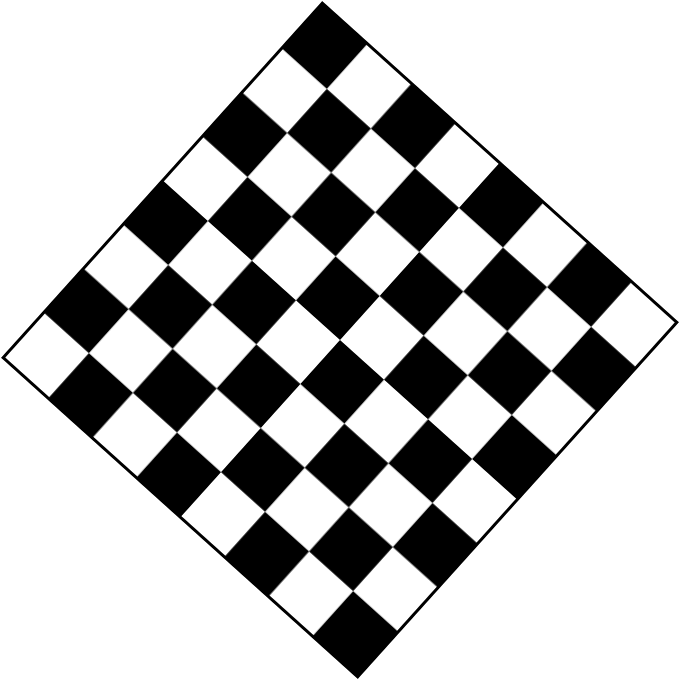
#> input picture tarefa3/imgs/chessboard48.png, 680 x 680 px
$ python 3B.py imgs/chessboard48.png 5   (older library calls are emulated)
#> lines starting #> are read from the running program, lines starting #| are printed output that depends on the picture; after the words box and inside, x2 and y2 are one past the last pixel; in counts of white or black regions, pixels touching at a corner belong together
import cv2
import numpy as np
import sys


if len(sys.argv) < 3:
    print("Uso correto: python 3B.py <imagem> <t>")
    print("Exemplo: python 3B.py imgs/chessboard48.png 100")
    sys.exit(1)

caminho_imagem = sys.argv[1]
t = int(sys.argv[2])  # Limiar da magnitude do gradiente

img = cv2.imread(caminho_imagem, cv2.IMREAD_GRAYSCALE)
#> img is the input picture: shape (680, 680); min 0, max 255, mean 189.9
if img is None:
    print(f"Erro ao carregar a imagem: {caminho_imagem}")
    sys.exit(1)

sobelx = cv2.Sobel(img, cv2.CV_64F, 1, 0, ksize=3) # Calcula a intensidade da variação das cores
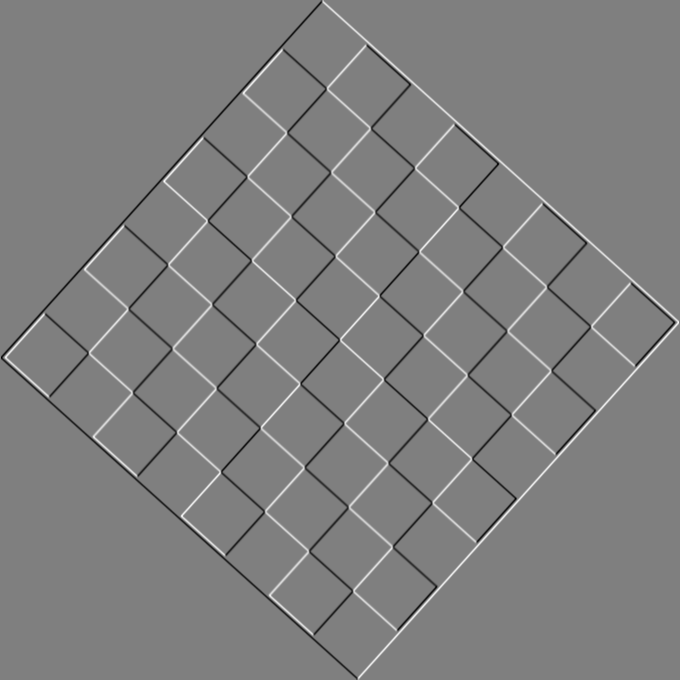
#> sobelx: shape (680, 680) float64; min -966, max 966, mean 0; drawn with min black and max white
sobely = cv2.Sobel(img, cv2.CV_64F, 0, 1, ksize=3)
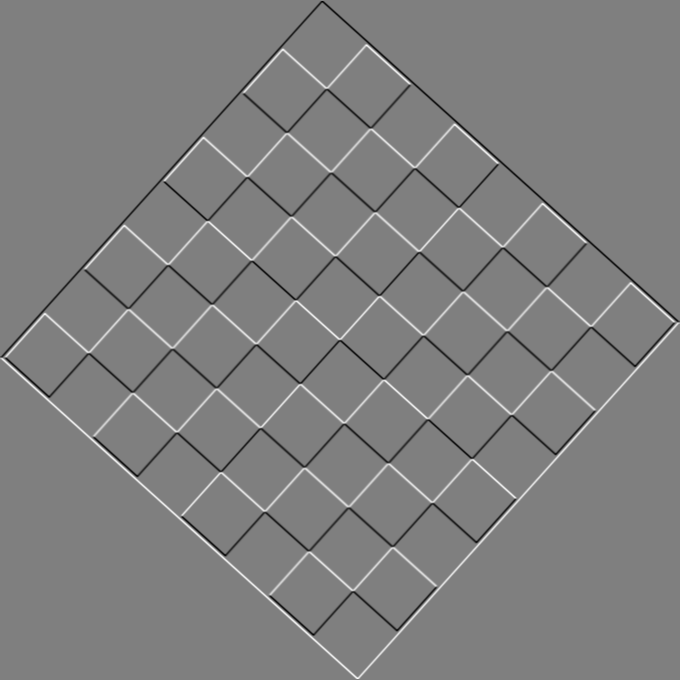
#> sobely: shape (680, 680) float64; min -952, max 952, mean 0; drawn with min black and max white

magnitude = cv2.magnitude(sobelx, sobely)
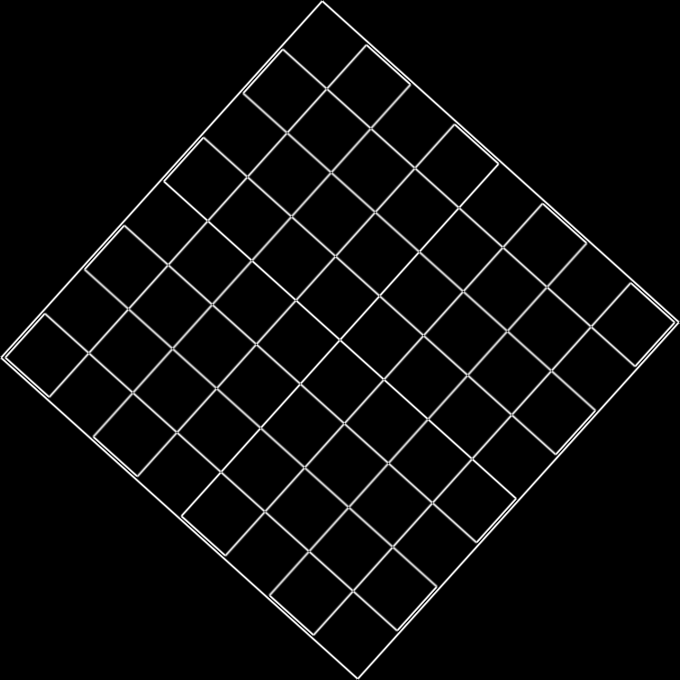
#> magnitude: shape (680, 680) float64; min 0, max 1084.2, mean 40.9; drawn with min black and max white
mask = magnitude > t # Filtra quem é borda e quem não é
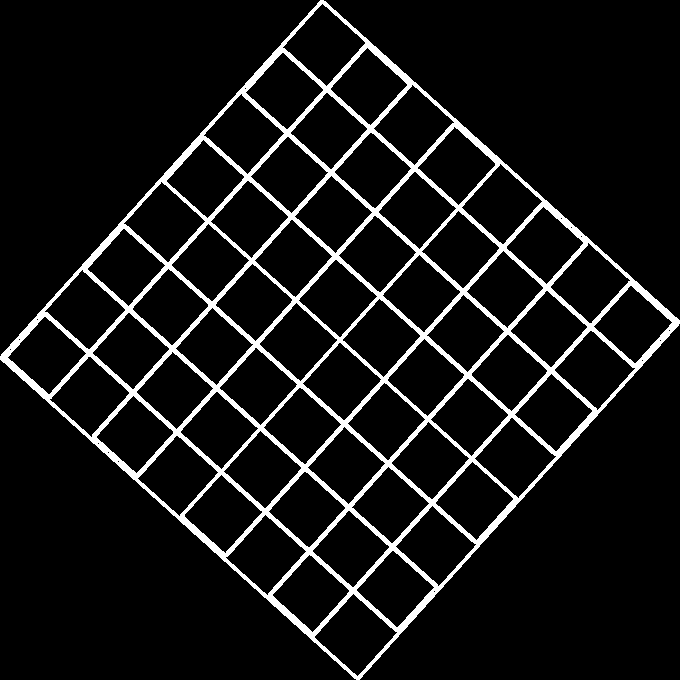
#> mask: shape (680, 680) bool; 8.5% white; 1 white region, box (x1, y1, x2, y2) and area: (0, 0, 680, 680) 39470

gx = sobelx[mask] # só os valores de sobelx nos pixels de borda
gy = -sobely[mask]  # inverte o eixo y (imagem cresce p/ baixo) para o sistema cartesiano

if gx.size == 0:
    print("Nenhum pixel de borda encontrado com o limiar informado.")
    sys.exit(1)

angulos = np.arctan2(gy, gx)

# O tabuleiro possui bordas em duas direções perpendiculares, e o gradiente
# de cada borda tem ambiguidade de 180 graus (pode apontar para qualquer um
# dos lados).
angulos4 = 4 * angulos

# Média circular
seno_medio = np.mean(np.sin(angulos4))
#> seno_medio = -0.148
cosseno_medio = np.mean(np.cos(angulos4))
#> cosseno_medio = -0.961
angulo_medio4 = np.arctan2(seno_medio, cosseno_medio)
#> angulo_medio4 = -2.99

angulo = (angulo_medio4 / 4) % (np.pi / 2) # Retira a multiplicação por 4 e deixa no intervalo que o prof pediu
#> angulo = 0.824

print(f"Rotacao do tabuleiro: {angulo:.4f} rad ({np.degrees(angulo):.2f} graus)")
#| Rotacao do tabuleiro: 0.8235 rad (47.19 graus)

$ run again, with tarefa3/imgs/chessboard12.png copied over tarefa3/imgs/chessboard48.png
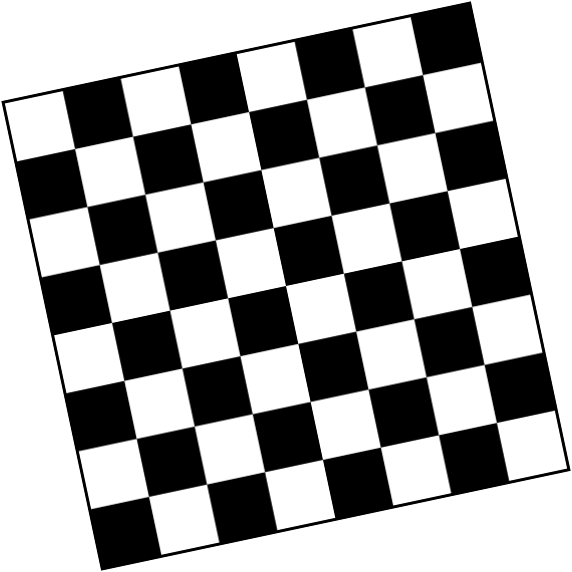
#> input picture tarefa3/imgs/chessboard12.png, 572 x 572 px
#> img is the input picture: shape (572, 572); min 0, max 255, mean 163
#> `sobely = cv2.Sobel(img, cv2.CV_64F, 0, 1, ksize=3)`:
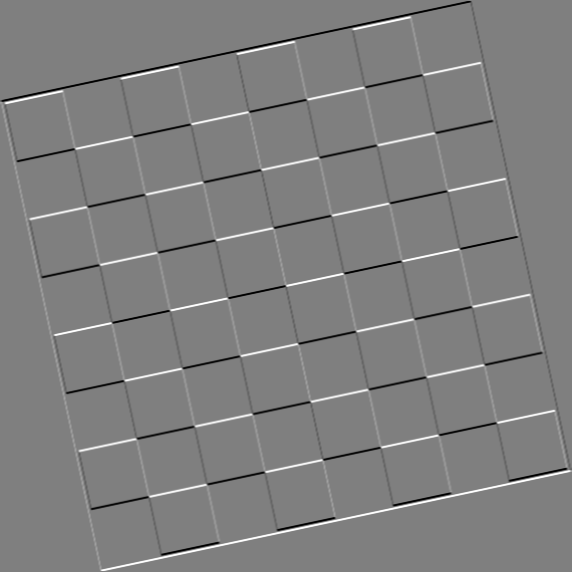
#> sobely: shape (572, 572) float64; min -1020, max 1020, mean 0; drawn with min black and max white
#> `mask = magnitude > t`:
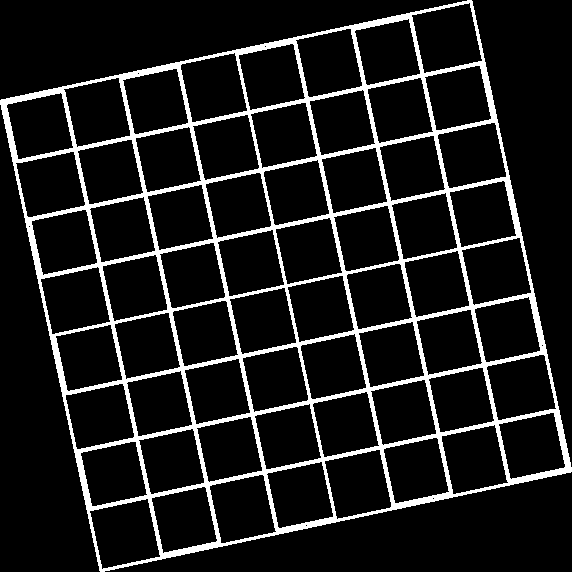
#> mask: shape (572, 572) bool; 11% white; 1 white region, box (x1, y1, x2, y2) and area: (0, 0, 572, 572) 35852
#> seno_medio = 0.67
#> cosseno_medio = 0.337
#> angulo_medio4 = 1.1
#> angulo = 0.276
#| Rotacao do tabuleiro: 0.2762 rad (15.83 graus)

$ run again, with tarefa3/imgs/chessboard25.png copied over tarefa3/imgs/chessboard48.png
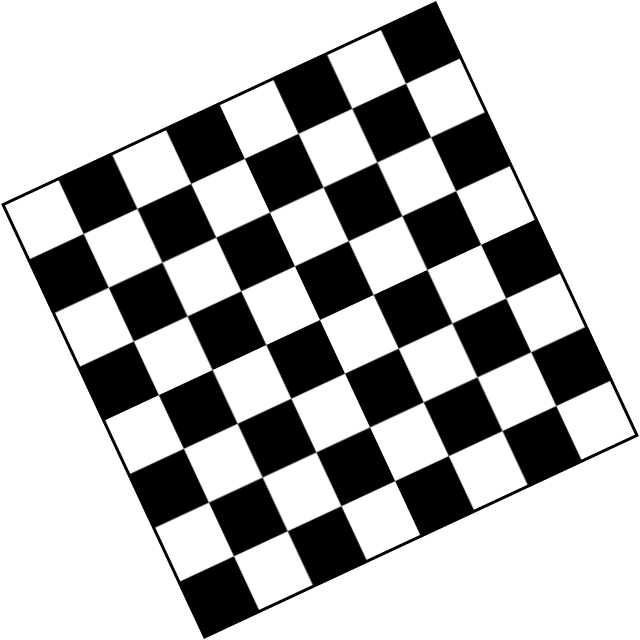
#> input picture tarefa3/imgs/chessboard25.png, 640 x 640 px
#> img is the input picture: shape (640, 640); min 0, max 255, mean 181.5
#> `sobely = cv2.Sobel(img, cv2.CV_64F, 0, 1, ksize=3)`:
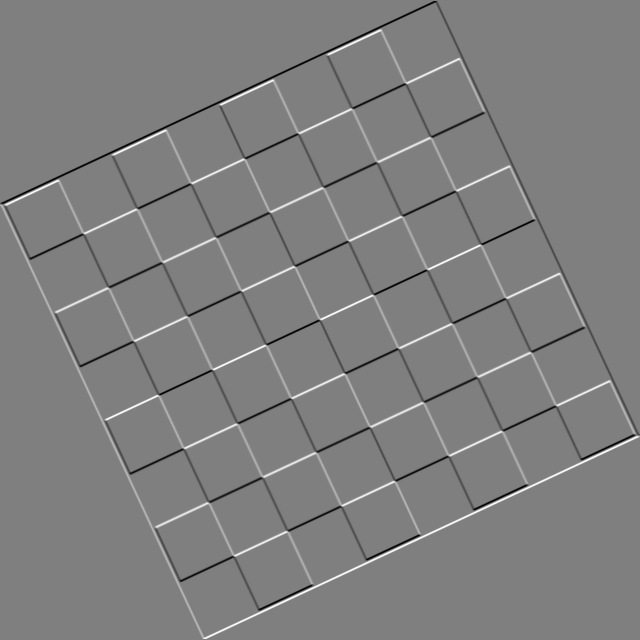
#> sobely: shape (640, 640) float64; min -1014, max 1014, mean 0; drawn with min black and max white
#> `mask = magnitude > t`:
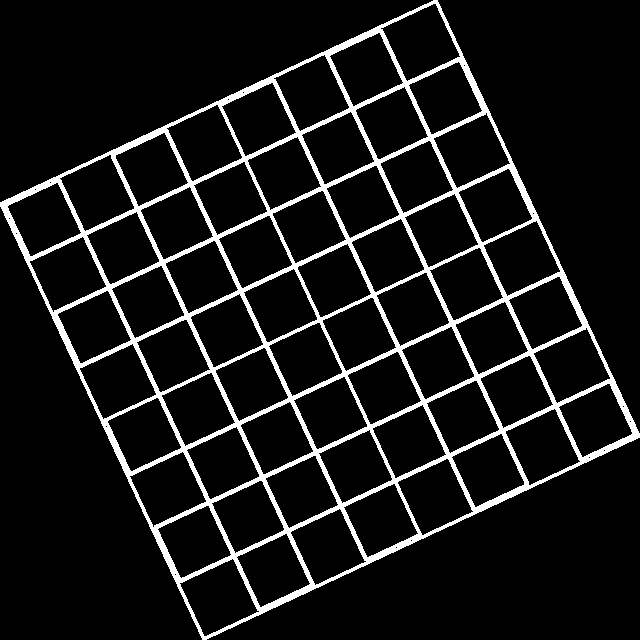
#> mask: shape (640, 640) bool; 9.3% white; 1 white region, box (x1, y1, x2, y2) and area: (0, 0, 640, 640) 38140
#> seno_medio = 0.732
#> cosseno_medio = -0.385
#> angulo_medio4 = 2.05
#> angulo = 0.514
#| Rotacao do tabuleiro: 0.5137 rad (29.43 graus)

$ run again, with tarefa3/imgs/chessboard73.png copied over tarefa3/imgs/chessboard48.png
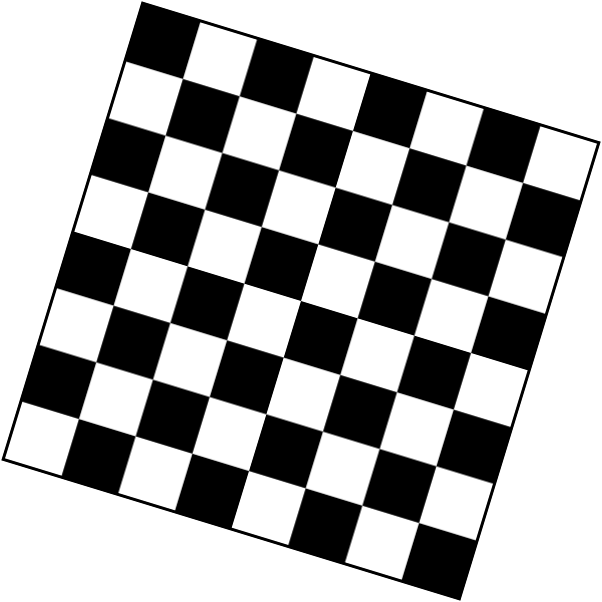
#> input picture tarefa3/imgs/chessboard73.png, 602 x 602 px
#> img is the input picture: shape (602, 602); min 0, max 255, mean 171.9
#> `sobely = cv2.Sobel(img, cv2.CV_64F, 0, 1, ksize=3)`:
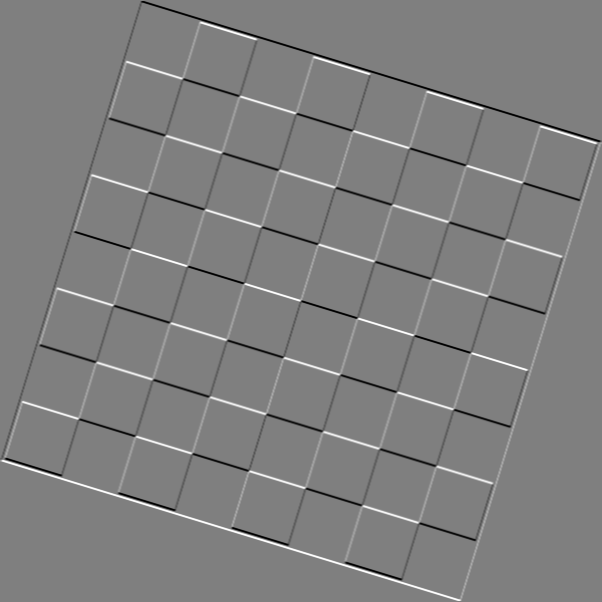
#> sobely: shape (602, 602) float64; min -1020, max 1020, mean 0; drawn with min black and max white
#> `mask = magnitude > t`:
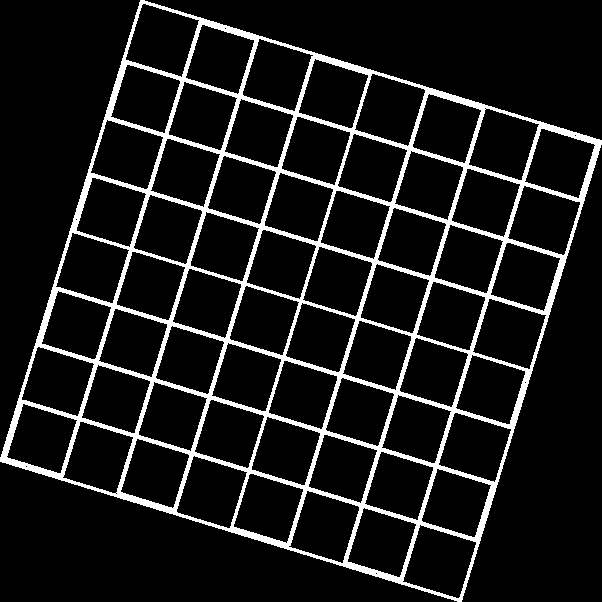
#> mask: shape (602, 602) bool; 10.2% white; 1 white region, box (x1, y1, x2, y2) and area: (0, 0, 602, 602) 36848
#> seno_medio = -0.75
#> cosseno_medio = 0.0522
#> angulo_medio4 = -1.5
#> angulo = 1.2
#| Rotacao do tabuleiro: 1.1955 rad (68.49 graus)
